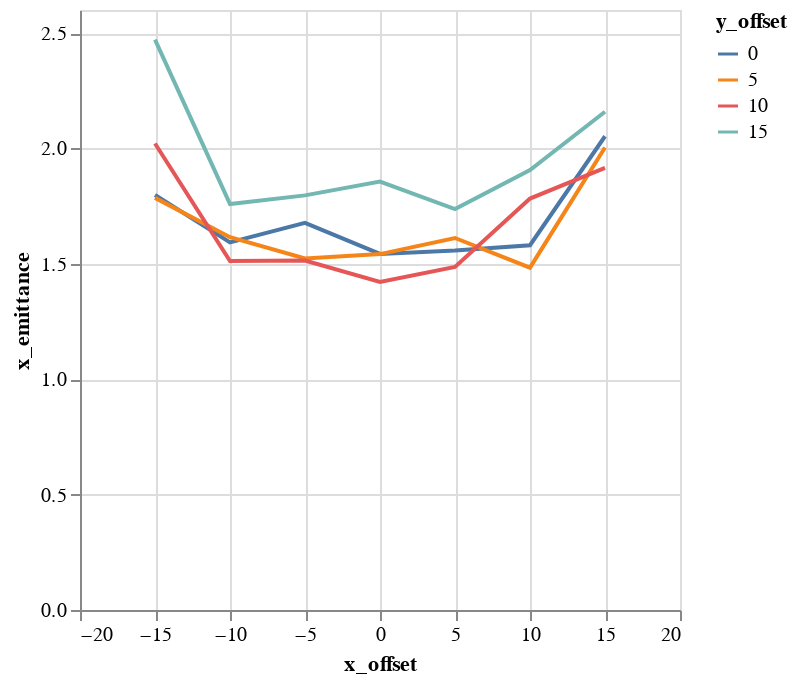

The cell this chart's notebook holds for it:
### Markdown cell above
## Plots

### Code cell
alt.Chart(emit_df).mark_line().encode(
    color='y_offset:N',
    x='x_offset',
    y='x_emittance',
)

### Figure 1 — Vega-Lite specification as saved in the notebook (floating-point values rounded to 4 significant figures)
{"$schema": "https://vega.github.io/schema/vega-lite/v1.2.1.json", "data": {"values": [{"losses": 0, "relbeta": 0.002308, "sourceID": 16777222, "sourceName": "x_-15_y_0", "x_emittance": 1.798, "x_emittance_rel": 1.109, "x_norm_emittance": 0.004151, "x_offset": -15, "y_emittance": 1.58, "y_emittance_rel": 1.005, "y_norm_emittance": 0.003648, "y_offset": 0}, {"losses": 0, "relbeta": 0.002308, "sourceID": 16777229, "sourceName": "x_-15_y_5", "x_emittance": 1.786, "x_emittance_rel": 1.121, "x_norm_emittance": 0.004123, "x_offset": -15, "y_emittance": 1.611, "y_emittance_rel": 1.011, "y_norm_emittance": 0.00372, "y_offset": 5}, {"losses": 0, "relbeta": 0.002308, "sourceID": 16777236, "sourceName": "x_-15_y_10", "x_emittance": 2.021, "x_emittance_rel": 1.25, "x_norm_emittance": 0.004666, "x_offset": -15, "y_emittance": 1.85, "y_emittance_rel": 1.158, "y_norm_emittance": 0.00427, "y_offset": 10}, {"losses": 0, "relbeta": 0.002308, "sourceID": 16777243, "sourceName": "x_-15_y_15", "x_emittance": 2.471, "x_emittance_rel": 1.479, "x_norm_emittance": 0.005705, "x_offset": -15, "y_emittance": 2.792, "y_emittance_rel": 1.68, "y_norm_emittance": 0.006445, "y_offset": 15}, {"losses": 0, "relbeta": 0.002308, "sourceID": 16777220, "sourceName": "x_-10_y_0", "x_emittance": 1.593, "x_emittance_rel": 1.001, "x_norm_emittance": 0.003677, "x_offset": -10, "y_emittance": 1.56, "y_emittance_rel": 1.005, "y_norm_emittance": 0.003602, "y_offset": 0}, {"losses": 0, "relbeta": 0.002308, "sourceID": 16777227, "sourceName": "x_-10_y_5", "x_emittance": 1.616, "x_emittance_rel": 1.002, "x_norm_emittance": 0.00373, "x_offset": -10, "y_emittance": 1.585, "y_emittance_rel": 1.003, "y_norm_emittance": 0.003659, "y_offset": 5}, {"losses": 0, "relbeta": 0.002308, "sourceID": 16777234, "sourceName": "x_-10_y_10", "x_emittance": 1.512, "x_emittance_rel": 1.017, "x_norm_emittance": 0.003491, "x_offset": -10, "y_emittance": 1.677, "y_emittance_rel": 1.007, "y_norm_emittance": 0.003872, "y_offset": 10}, {"losses": 0, "relbeta": 0.002308, "sourceID": 16777241, "sourceName": "x_-10_y_15", "x_emittance": 1.759, "x_emittance_rel": 1.213, "x_norm_emittance": 0.004061, "x_offset": -10, "y_emittance": 1.95, "y_emittance_rel": 1.193, "y_norm_emittance": 0.004501, "y_offset": 15}, {"losses": 0, "relbeta": 0.002309, "sourceID": 16777218, "sourceName": "x_-5_y_0", "x_emittance": 1.678, "x_emittance_rel": 1.001, "x_norm_emittance": 0.003873, "x_offset": -5, "y_emittance": 1.719, "y_emittance_rel": 1.001, "y_norm_emittance": 0.003968, "y_offset": 0}, {"losses": 0, "relbeta": 0.002309, "sourceID": 16777225, "sourceName": "x_-5_y_5", "x_emittance": 1.524, "x_emittance_rel": 1.0, "x_norm_emittance": 0.003518, "x_offset": -5, "y_emittance": 1.628, "y_emittance_rel": 1.001, "y_norm_emittance": 0.003758, "y_offset": 5}, {"losses": 0, "relbeta": 0.002309, "sourceID": 16777232, "sourceName": "x_-5_y_10", "x_emittance": 1.514, "x_emittance_rel": 1.002, "x_norm_emittance": 0.003495, "x_offset": -5, "y_emittance": 1.546, "y_emittance_rel": 1.001, "y_norm_emittance": 0.003569, "y_offset": 10}, {"losses": 0, "relbeta": 0.002309, "sourceID": 16777239, "sourceName": "x_-5_y_15", "x_emittance": 1.797, "x_emittance_rel": 1.062, "x_norm_emittance": 0.004148, "x_offset": -5, "y_emittance": 1.628, "y_emittance_rel": 1.082, "y_norm_emittance": 0.003759, "y_offset": 15}, {"losses": 0, "relbeta": 0.002309, "sourceID": 16777216, "sourceName": "x_0_y_0", "x_emittance": 1.543, "x_emittance_rel": 1.002, "x_norm_emittance": 0.003562, "x_offset": 0, "y_emittance": 1.536, "y_emittance_rel": 0.9998, "y_norm_emittance": 0.003547, "y_offset": 0}, {"losses": 0, "relbeta": 0.002309, "sourceID": 16777223, "sourceName": "x_0_y_5", "x_emittance": 1.542, "x_emittance_rel": 1.001, "x_norm_emittance": 0.00356, "x_offset": 0, "y_emittance": 1.534, "y_emittance_rel": 0.9992, "y_norm_emittance": 0.003541, "y_offset": 5}, {"losses": 0, "relbeta": 0.002309, "sourceID": 16777230, "sourceName": "x_0_y_10", "x_emittance": 1.421, "x_emittance_rel": 1.013, "x_norm_emittance": 0.003282, "x_offset": 0, "y_emittance": 1.478, "y_emittance_rel": 1.002, "y_norm_emittance": 0.003412, "y_offset": 10}, {"losses": 0, "relbeta": 0.002309, "sourceID": 16777237, "sourceName": "x_0_y_15", "x_emittance": 1.857, "x_emittance_rel": 1.05, "x_norm_emittance": 0.004286, "x_offset": 0, "y_emittance": 1.663, "y_emittance_rel": 1.031, "y_norm_emittance": 0.003838, "y_offset": 15}, {"losses": 0, "relbeta": 0.002309, "sourceID": 16777217, "sourceName": "x_5_y_0", "x_emittance": 1.558, "x_emittance_rel": 1.005, "x_norm_emittance": 0.003597, "x_offset": 5, "y_emittance": 1.674, "y_emittance_rel": 0.9997, "y_norm_emittance": 0.003864, "y_offset": 0}, {"losses": 0, "relbeta": 0.002309, "sourceID": 16777224, "sourceName": "x_5_y_5", "x_emittance": 1.612, "x_emittance_rel": 1.006, "x_norm_emittance": 0.003722, "x_offset": 5, "y_emittance": 1.475, "y_emittance_rel": 1.001, "y_norm_emittance": 0.003405, "y_offset": 5}, {"losses": 0, "relbeta": 0.002309, "sourceID": 16777231, "sourceName": "x_5_y_10", "x_emittance": 1.486, "x_emittance_rel": 1.016, "x_norm_emittance": 0.003431, "x_offset": 5, "y_emittance": 1.599, "y_emittance_rel": 1.003, "y_norm_emittance": 0.003691, "y_offset": 10}, {"losses": 0, "relbeta": 0.002309, "sourceID": 16777238, "sourceName": "x_5_y_15", "x_emittance": 1.737, "x_emittance_rel": 1.087, "x_norm_emittance": 0.004011, "x_offset": 5, "y_emittance": 1.676, "y_emittance_rel": 1.065, "y_norm_emittance": 0.00387, "y_offset": 15}, {"losses": 0, "relbeta": 0.002309, "sourceID": 16777219, "sourceName": "x_10_y_0", "x_emittance": 1.581, "x_emittance_rel": 1.04, "x_norm_emittance": 0.003649, "x_offset": 10, "y_emittance": 1.6, "y_emittance_rel": 1.0, "y_norm_emittance": 0.003693, "y_offset": 0}, {"losses": 0, "relbeta": 0.002309, "sourceID": 16777226, "sourceName": "x_10_y_5", "x_emittance": 1.483, "x_emittance_rel": 1.025, "x_norm_emittance": 0.003425, "x_offset": 10, "y_emittance": 1.514, "y_emittance_rel": 1.005, "y_norm_emittance": 0.003496, "y_offset": 5}, {"losses": 0, "relbeta": 0.002309, "sourceID": 16777233, "sourceName": "x_10_y_10", "x_emittance": 1.783, "x_emittance_rel": 1.023, "x_norm_emittance": 0.004116, "x_offset": 10, "y_emittance": 1.632, "y_emittance_rel": 1.012, "y_norm_emittance": 0.003768, "y_offset": 10}, {"losses": 0, "relbeta": 0.002309, "sourceID": 16777240, "sourceName": "x_10_y_15", "x_emittance": 1.906, "x_emittance_rel": 1.212, "x_norm_emittance": 0.0044, "x_offset": 10, "y_emittance": 1.924, "y_emittance_rel": 1.273, "y_norm_emittance": 0.004443, "y_offset": 15}, {"losses": 0, "relbeta": 0.002309, "sourceID": 16777221, "sourceName": "x_15_y_0", "x_emittance": 2.053, "x_emittance_rel": 1.37, "x_norm_emittance": 0.004739, "x_offset": 15, "y_emittance": 1.58, "y_emittance_rel": 1.001, "y_norm_emittance": 0.003649, "y_offset": 0}, {"losses": 1, "relbeta": 0.002309, "sourceID": 16777228, "sourceName": "x_15_y_5", "x_emittance": 2.004, "x_emittance_rel": 1.275, "x_norm_emittance": 0.004627, "x_offset": 15, "y_emittance": 1.487, "y_emittance_rel": 1.001, "y_norm_emittance": 0.003434, "y_offset": 5}, {"losses": 0, "relbeta": 0.002309, "sourceID": 16777235, "sourceName": "x_15_y_10", "x_emittance": 1.916, "x_emittance_rel": 1.18, "x_norm_emittance": 0.004422, "x_offset": 15, "y_emittance": 1.702, "y_emittance_rel": 1.053, "y_norm_emittance": 0.003929, "y_offset": 10}, {"losses": 0, "relbeta": 0.002309, "sourceID": 16777242, "sourceName": "x_15_y_15", "x_emittance": 2.159, "x_emittance_rel": 1.425, "x_norm_emittance": 0.004985, "x_offset": 15, "y_emittance": 2.481, "y_emittance_rel": 1.563, "y_norm_emittance": 0.005728, "y_offset": 15}]}, "encoding": {"color": {"field": "y_offset", "type": "nominal"}, "x": {"field": "x_offset", "type": "quantitative"}, "y": {"field": "x_emittance", "type": "quantitative"}}, "mark": "line"}
